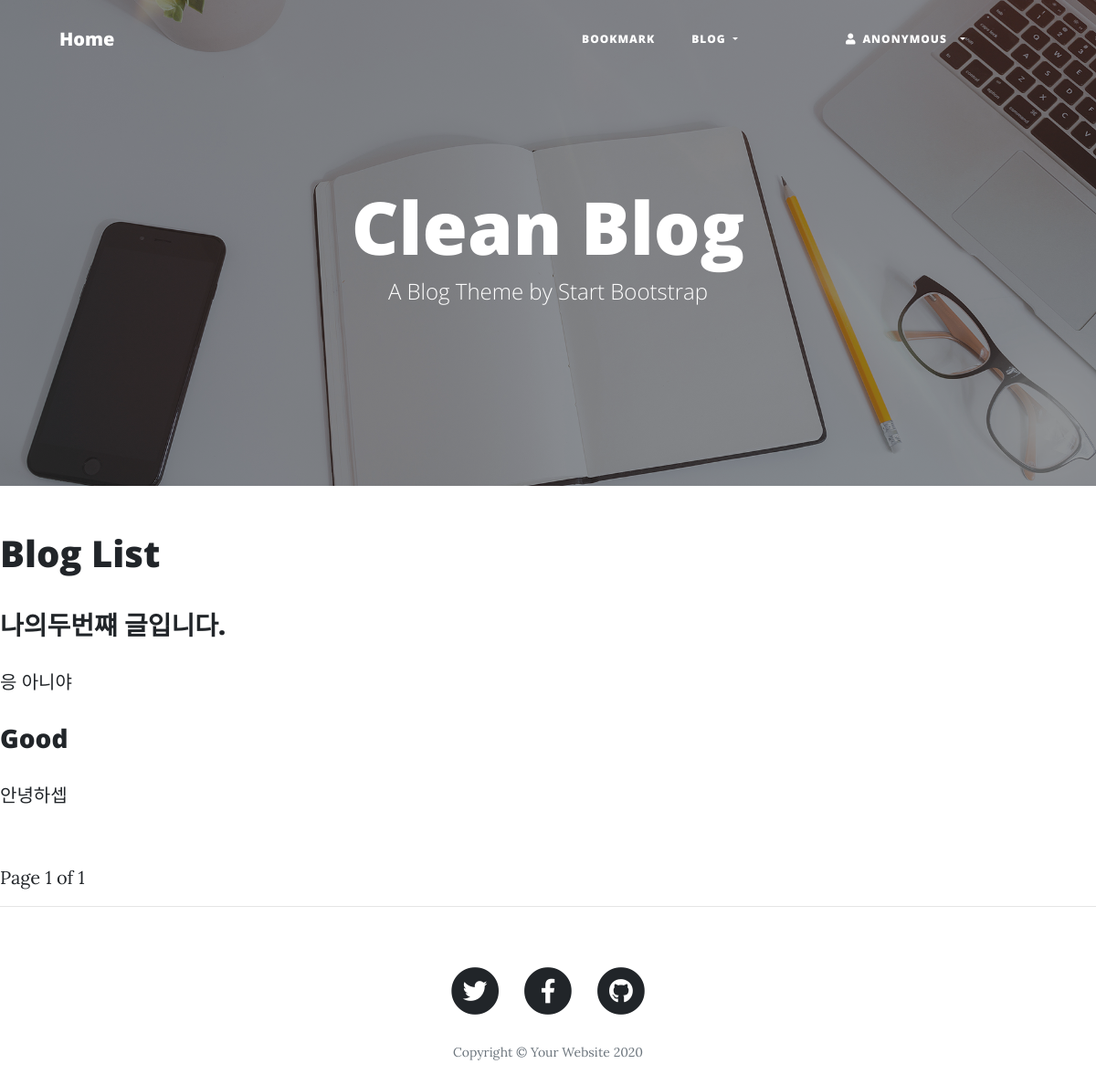
The page /blog/ on the database as committed earlier.
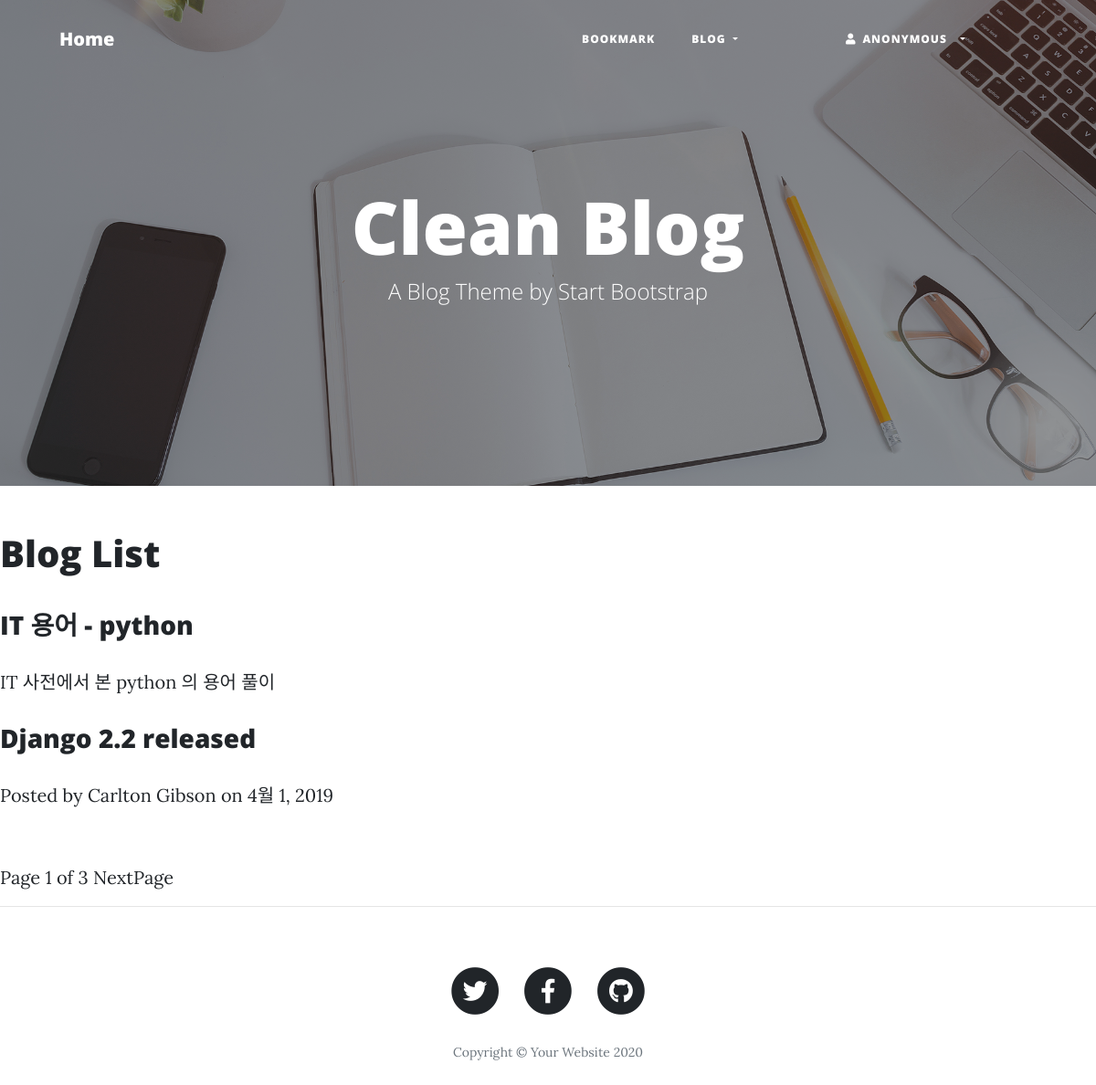
The same page on the database as committed later.
### blog/models.py (models this page shows, shortened)
class Post(models.Model):
    title = models.CharField(verbose_name='TITLE', max_length=50)
    slug = models.SlugField('SLUG', unique=True, allow_unicode=True, help_text='one word for title alias.')
    description = models.CharField('DESCRIPTION', max_length=100, blank=True, help_text='simple description text.')
    content = models.TextField('CONTENT')
    create_dt = models.DateTimeField('CREATE DATE', auto_now_add=True)
    modify_dt = models.DateTimeField('MODIFY DATE', auto_now=True)
    tags = TaggableManager(blank=True)
    owner = models.ForeignKey(User, on_delete=models.CASCADE, verbose_name='OWNER', blank=True, null=True)
    class Meta:
        verbose_name = 'post'
        verbose_name_plural = 'posts'
        db_table = 'blog_posts'
        ordering = ('-modify_dt',)
    def get_absolute_url(self):
        return reverse('blog:post_detail', args=(self.slug,))

### blog/views.py (the view)
# urls.py: path('', views.PostLV.as_view(), name='index'),
class PostLV(ListView):
    model = Post
    template_name = 'blog/post_all.html'
    context_object_name = 'posts'
    paginate_by = 2

### blog/templates/blog/post_all.html (shortened to what this page needs)
{% extends 'base.html' %}
{% load static %}
{% block content %}
    <h1>Blog List</h1>
    <br>
    {% for post in posts %}
        <h3><a href='{{ post.get_absolute_url }}'>{{ post.title }}</a></h3>
        <p>{{ post.description }}</p>
    {% endfor %}
    <br>
    <div>
        <span>
            Page {{ page_obj.number }} of {{ page_obj.paginator.num_pages }}
            {% if page_obj.has_next %}
                <a href="?page={{ page_obj.next_page_number }}">NextPage</a>
            {% endif %}
        </span>
    </div>
{% endblock %}

Rows that differ between the two databases and show on the page:
no longer on this page (row edited): Post: title "나의두번쨰 글입니다.", description "응 아니야"
removed Post: title "Good", description "안녕하셉"
added Post: title "IT 용어 - python", description "IT 사전에서 본 python 의 용어 풀이"
added Post: title "Django 2.2 released", description "Posted by Carlton Gibson on 4월 1, 2019"
Other text that changed with them:
{{ page_obj.paginator.num_pages }}: "1" → "3"
text now shown: "NextPage"
